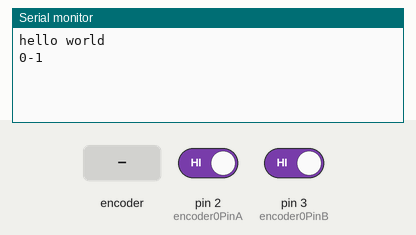
A sketch run on a simulated Arduino Uno, built with avr-gcc and run on an emulated ATmega328P. Parts: the last lines printed to the serial monitor. Inputs (shaded band) come from the test bench; at power-on: pin 2 (encoder0PinA) HIGH, pin 3 (encoder0PinB) HIGH.

Above: at 1.2 s.
1.3 s: rotary encoder on pin 2 (encoder0PinA) / pin 3 (encoder0PinB) turned 1 step (first pin leading)
At 2.1 s:
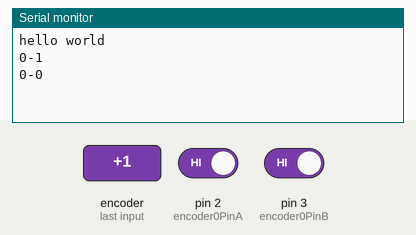
3.0 s: rotary encoder on pin 2 (encoder0PinA) / pin 3 (encoder0PinB) turned 1 step (first pin leading)
At 3.4 s:
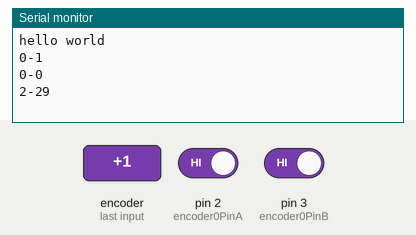

Measured:
- after the input at 1.3 s, the serial monitor: prints a new line after 0.05 s (image 1)
- after the input at 3.0 s, the serial monitor: prints a new line after 0.05 s (image 2)

The sketch:

disc.ino
```cpp
 /* Read Quadrature Encoder
  * Connect Encoder to Pins encoder0PinA, encoder0PinB, and +5V.
  *
  * Sketch by max wolf / www.meso.net
  * v. 0.1 - very basic functions - mw 20061220
  *
  */
#define N  3

#define N1 30
#define N2 30
#define N3 30
#define N4 150

int numImage[4] = {N1, N2, N3, N4};

int nImage = 0;
int mImage = 0;
int mImage_buf = 0;

long  sum    = 0;
bool getIrq = 0;

int val;
int encoder0PinA = 2;
int encoder0PinB = 3;
int encoder0Pos = 0;
int encoder0PinALast = LOW;
int n = LOW;

void setup()
{
    pinMode (encoder0PinA,INPUT);
    pinMode (encoder0PinB,INPUT);
    Serial.begin (115200);
    Serial.println("hello world");
}

void loop()
{
    n = digitalRead(encoder0PinA);
    if ((encoder0PinALast == LOW) && (n == HIGH))
    {
        if (digitalRead(encoder0PinB) == LOW)
        {
            sum--;
        }
        else
        {
            sum++;
        }

        getIrq = 1;

        if(sum == 90 || sum == -90)
        {
            sum = 0;
        }

    }
    encoder0PinALast = n;

    if(getIrq)
    {
        getIrq = 0;

        int sum_t = sum;

        sum_t = sum_t<0 ? N*30+sum_t : sum_t;

        nImage = sum_t / 30;
        mImage = sum_t - nImage*30;

        if(mImage != mImage_buf)
        {
            mImage_buf = mImage;
            Serial.print(nImage);
            Serial.print('-');
            Serial.println(mImage);
        }
    }

}
```
